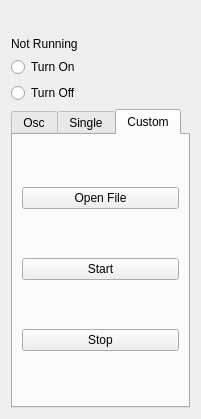
<?xml version="1.0" encoding="UTF-8"?>
<ui version="4.0">
 <class>Form</class>
 <widget class="QWidget" name="Form">
  <property name="geometry">
   <rect>
    <x>0</x>
    <y>0</y>
    <width>201</width>
    <height>419</height>
   </rect>
  </property>
  <property name="windowTitle">
   <string>Form</string>
  </property>
  <layout class="QVBoxLayout" name="verticalLayout">
   <item>
    <layout class="QHBoxLayout" name="horizontalLayout_5">
     <item>
      <spacer name="horizontalSpacer_8">
       <property name="orientation">
        <enum>Qt::Horizontal</enum>
       </property>
       <property name="sizeType">
        <enum>QSizePolicy::Preferred</enum>
       </property>
       <property name="sizeHint" stdset="0">
        <size>
         <width>40</width>
         <height>20</height>
        </size>
       </property>
      </spacer>
     </item>
     <item>
      <widget class="QCirIndicator" name="statusIndicator" native="true">
       <property name="sizePolicy">
        <sizepolicy hsizetype="Ignored" vsizetype="Ignored">
         <horstretch>0</horstretch>
         <verstretch>0</verstretch>
        </sizepolicy>
       </property>
      </widget>
     </item>
     <item>
      <spacer name="horizontalSpacer_7">
       <property name="orientation">
        <enum>Qt::Horizontal</enum>
       </property>
       <property name="sizeHint" stdset="0">
        <size>
         <width>40</width>
         <height>20</height>
        </size>
       </property>
      </spacer>
     </item>
    </layout>
   </item>
   <item>
    <widget class="QLabel" name="remainingTimeLabel">
     <property name="text">
      <string>Not Running</string>
     </property>
    </widget>
   </item>
   <item>
    <widget class="QRadioButton" name="turnOnButton">
     <property name="text">
      <string>Turn On</string>
     </property>
    </widget>
   </item>
   <item>
    <widget class="QRadioButton" name="turnOffButton">
     <property name="text">
      <string>Turn Off</string>
     </property>
    </widget>
   </item>
   <item>
    <widget class="QTabWidget" name="tabWidget">
     <property name="sizePolicy">
      <sizepolicy hsizetype="Expanding" vsizetype="Expanding">
       <horstretch>0</horstretch>
       <verstretch>0</verstretch>
      </sizepolicy>
     </property>
     <property name="currentIndex">
      <number>2</number>
     </property>
     <widget class="QWidget" name="oscTab">
      <attribute name="title">
       <string>Osc</string>
      </attribute>
      <layout class="QHBoxLayout" name="horizontalLayout_2">
       <item>
        <layout class="QVBoxLayout" name="verticalLayout_2">
         <item>
          <widget class="QLabel" name="label_4">
           <property name="text">
            <string>Total Time (hr)</string>
           </property>
          </widget>
         </item>
         <item>
          <widget class="QSpinBox" name="totalTimeInput"/>
         </item>
         <item>
          <widget class="QLabel" name="label">
           <property name="sizePolicy">
            <sizepolicy hsizetype="Preferred" vsizetype="Fixed">
             <horstretch>0</horstretch>
             <verstretch>0</verstretch>
            </sizepolicy>
           </property>
           <property name="text">
            <string>Period/2 (min):</string>
           </property>
          </widget>
         </item>
         <item>
          <widget class="QSpinBox" name="periodInput"/>
         </item>
         <item>
          <widget class="QLabel" name="label_5">
           <property name="text">
            <string>First Turn On at</string>
           </property>
          </widget>
         </item>
         <item>
          <widget class="QSpinBox" name="firstTurnOnInput"/>
         </item>
         <item>
          <widget class="QPushButton" name="startOscButton">
           <property name="text">
            <string>Start</string>
           </property>
          </widget>
         </item>
         <item>
          <widget class="QPushButton" name="stopOscButton">
           <property name="text">
            <string>Stop</string>
           </property>
          </widget>
         </item>
        </layout>
       </item>
      </layout>
     </widget>
     <widget class="QWidget" name="singleTab">
      <attribute name="title">
       <string>Single</string>
      </attribute>
      <layout class="QHBoxLayout" name="horizontalLayout">
       <item>
        <layout class="QVBoxLayout" name="verticalLayout_5">
         <item>
          <widget class="QLabel" name="label_2">
           <property name="sizePolicy">
            <sizepolicy hsizetype="Preferred" vsizetype="Fixed">
             <horstretch>0</horstretch>
             <verstretch>0</verstretch>
            </sizepolicy>
           </property>
           <property name="text">
            <string>Start Time (min)</string>
           </property>
          </widget>
         </item>
         <item>
          <widget class="QSpinBox" name="pulseStartTime"/>
         </item>
         <item>
          <widget class="QLabel" name="label_3">
           <property name="sizePolicy">
            <sizepolicy hsizetype="Preferred" vsizetype="Fixed">
             <horstretch>0</horstretch>
             <verstretch>0</verstretch>
            </sizepolicy>
           </property>
           <property name="text">
            <string>Stop Time (min)</string>
           </property>
          </widget>
         </item>
         <item>
          <widget class="QSpinBox" name="pulseStopTime"/>
         </item>
         <item>
          <widget class="QPushButton" name="startSingleButton">
           <property name="text">
            <string>Start</string>
           </property>
          </widget>
         </item>
         <item>
          <widget class="QPushButton" name="stopSingleButton">
           <property name="text">
            <string>Stop</string>
           </property>
          </widget>
         </item>
        </layout>
       </item>
      </layout>
     </widget>
     <widget class="QWidget" name="Custom">
      <attribute name="title">
       <string>Custom</string>
      </attribute>
      <layout class="QVBoxLayout" name="verticalLayout_3">
       <item>
        <widget class="QPushButton" name="openFile">
         <property name="text">
          <string>Open File</string>
         </property>
        </widget>
       </item>
       <item>
        <widget class="QPushButton" name="startCustomButton">
         <property name="text">
          <string>Start</string>
         </property>
        </widget>
       </item>
       <item>
        <widget class="QPushButton" name="stopCustomButton">
         <property name="text">
          <string>Stop</string>
         </property>
        </widget>
       </item>
      </layout>
     </widget>
    </widget>
   </item>
  </layout>
 </widget>
 <customwidgets>
  <customwidget>
   <class>QCirIndicator</class>
   <extends>QWidget</extends>
   <header>qcirindicator.h</header>
   <container>1</container>
  </customwidget>
 </customwidgets>
 <resources/>
 <connections/>
</ui>
